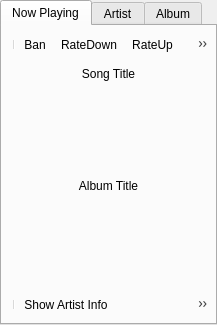
<ui version="4.0" >
 <class>Info</class>
 <widget class="QWidget" name="Info" >
  <property name="geometry" >
   <rect>
    <x>0</x>
    <y>0</y>
    <width>217</width>
    <height>325</height>
   </rect>
  </property>
  <property name="windowTitle" >
   <string>Info</string>
  </property>
  <layout class="QVBoxLayout" >
   <property name="spacing" >
    <number>0</number>
   </property>
   <property name="leftMargin" >
    <number>0</number>
   </property>
   <property name="topMargin" >
    <number>0</number>
   </property>
   <property name="rightMargin" >
    <number>0</number>
   </property>
   <property name="bottomMargin" >
    <number>0</number>
   </property>
   <item>
    <widget class="QTabWidget" name="tabWidget" >
     <property name="currentIndex" >
      <number>0</number>
     </property>
     <widget class="QWidget" name="tab" >
      <attribute name="title" >
       <string>Now Playing</string>
      </attribute>
      <layout class="QVBoxLayout" >
       <property name="spacing" >
        <number>4</number>
       </property>
       <property name="leftMargin" >
        <number>4</number>
       </property>
       <property name="topMargin" >
        <number>4</number>
       </property>
       <property name="rightMargin" >
        <number>4</number>
       </property>
       <property name="bottomMargin" >
        <number>4</number>
       </property>
       <item>
        <widget class="QToolBar" name="col_toolbar" >
         <addaction name="separator" />
         <addaction name="actionBan" />
         <addaction name="actionRateDown" />
         <addaction name="actionRateUp" />
         <addaction name="actionLoveIt" />
        </widget>
       </item>
       <item>
        <layout class="QHBoxLayout" >
         <property name="spacing" >
          <number>0</number>
         </property>
         <property name="leftMargin" >
          <number>0</number>
         </property>
         <property name="topMargin" >
          <number>0</number>
         </property>
         <property name="rightMargin" >
          <number>0</number>
         </property>
         <property name="bottomMargin" >
          <number>0</number>
         </property>
         <item>
          <spacer>
           <property name="orientation" >
            <enum>Qt::Horizontal</enum>
           </property>
           <property name="sizeHint" >
            <size>
             <width>1</width>
             <height>1</height>
            </size>
           </property>
          </spacer>
         </item>
         <item>
          <widget class="QFrame" name="frame_0" >
           <property name="sizePolicy" >
            <sizepolicy vsizetype="MinimumExpanding" hsizetype="MinimumExpanding" >
             <horstretch>0</horstretch>
             <verstretch>0</verstretch>
            </sizepolicy>
           </property>
           <property name="minimumSize" >
            <size>
             <width>0</width>
             <height>0</height>
            </size>
           </property>
           <property name="frameShape" >
            <enum>QFrame::NoFrame</enum>
           </property>
           <property name="frameShadow" >
            <enum>QFrame::Raised</enum>
           </property>
           <layout class="QVBoxLayout" >
            <property name="spacing" >
             <number>0</number>
            </property>
            <property name="leftMargin" >
             <number>0</number>
            </property>
            <property name="topMargin" >
             <number>0</number>
            </property>
            <property name="rightMargin" >
             <number>0</number>
            </property>
            <property name="bottomMargin" >
             <number>0</number>
            </property>
            <item>
             <widget class="QFrame" name="frame_3" >
              <property name="sizePolicy" >
               <sizepolicy vsizetype="Maximum" hsizetype="MinimumExpanding" >
                <horstretch>0</horstretch>
                <verstretch>0</verstretch>
               </sizepolicy>
              </property>
              <property name="minimumSize" >
               <size>
                <width>0</width>
                <height>0</height>
               </size>
              </property>
              <property name="frameShape" >
               <enum>QFrame::NoFrame</enum>
              </property>
              <property name="frameShadow" >
               <enum>QFrame::Raised</enum>
              </property>
              <layout class="QVBoxLayout" >
               <property name="spacing" >
                <number>0</number>
               </property>
               <property name="leftMargin" >
                <number>4</number>
               </property>
               <property name="topMargin" >
                <number>4</number>
               </property>
               <property name="rightMargin" >
                <number>4</number>
               </property>
               <property name="bottomMargin" >
                <number>4</number>
               </property>
               <item>
                <widget class="QLabel" name="label_so1" >
                 <property name="sizePolicy" >
                  <sizepolicy vsizetype="Maximum" hsizetype="Preferred" >
                   <horstretch>0</horstretch>
                   <verstretch>0</verstretch>
                  </sizepolicy>
                 </property>
                 <property name="text" >
                  <string>Song Title</string>
                 </property>
                 <property name="alignment" >
                  <set>Qt::AlignCenter</set>
                 </property>
                </widget>
               </item>
               <item>
                <widget class="StarEditor" native="1" name="songRating" />
               </item>
              </layout>
             </widget>
            </item>
            <item>
             <widget class="QFrame" name="frame_2" >
              <property name="sizePolicy" >
               <sizepolicy vsizetype="MinimumExpanding" hsizetype="MinimumExpanding" >
                <horstretch>0</horstretch>
                <verstretch>0</verstretch>
               </sizepolicy>
              </property>
              <property name="minimumSize" >
               <size>
                <width>0</width>
                <height>0</height>
               </size>
              </property>
              <property name="frameShape" >
               <enum>QFrame::NoFrame</enum>
              </property>
              <property name="frameShadow" >
               <enum>QFrame::Raised</enum>
              </property>
              <layout class="QVBoxLayout" >
               <property name="spacing" >
                <number>0</number>
               </property>
               <property name="leftMargin" >
                <number>0</number>
               </property>
               <property name="topMargin" >
                <number>0</number>
               </property>
               <property name="rightMargin" >
                <number>0</number>
               </property>
               <property name="bottomMargin" >
                <number>0</number>
               </property>
               <item>
                <widget class="QLabel" name="label_al0" >
                 <property name="sizePolicy" >
                  <sizepolicy vsizetype="Fixed" hsizetype="Fixed" >
                   <horstretch>0</horstretch>
                   <verstretch>0</verstretch>
                  </sizepolicy>
                 </property>
                 <property name="minimumSize" >
                  <size>
                   <width>64</width>
                   <height>64</height>
                  </size>
                 </property>
                 <property name="maximumSize" >
                  <size>
                   <width>65535</width>
                   <height>65535</height>
                  </size>
                 </property>
                 <property name="text" >
                  <string/>
                 </property>
                 <property name="pixmap" >
                  <pixmap resource="resource.qrc" >:/icons/def_album.png</pixmap>
                 </property>
                 <property name="scaledContents" >
                  <bool>true</bool>
                 </property>
                 <property name="alignment" >
                  <set>Qt::AlignCenter</set>
                 </property>
                </widget>
               </item>
              </layout>
             </widget>
            </item>
            <item>
             <widget class="QFrame" name="frame_5" >
              <property name="sizePolicy" >
               <sizepolicy vsizetype="Maximum" hsizetype="Preferred" >
                <horstretch>0</horstretch>
                <verstretch>0</verstretch>
               </sizepolicy>
              </property>
              <property name="frameShape" >
               <enum>QFrame::NoFrame</enum>
              </property>
              <property name="frameShadow" >
               <enum>QFrame::Raised</enum>
              </property>
              <layout class="QVBoxLayout" >
               <property name="spacing" >
                <number>0</number>
               </property>
               <property name="leftMargin" >
                <number>4</number>
               </property>
               <property name="topMargin" >
                <number>4</number>
               </property>
               <property name="rightMargin" >
                <number>4</number>
               </property>
               <property name="bottomMargin" >
                <number>4</number>
               </property>
               <item>
                <widget class="QLabel" name="label_al1" >
                 <property name="sizePolicy" >
                  <sizepolicy vsizetype="Maximum" hsizetype="Preferred" >
                   <horstretch>0</horstretch>
                   <verstretch>0</verstretch>
                  </sizepolicy>
                 </property>
                 <property name="text" >
                  <string>Album Title</string>
                 </property>
                 <property name="alignment" >
                  <set>Qt::AlignCenter</set>
                 </property>
                </widget>
               </item>
               <item>
                <widget class="StarEditor" native="1" name="albumRating" />
               </item>
              </layout>
             </widget>
            </item>
            <item>
             <spacer>
              <property name="orientation" >
               <enum>Qt::Vertical</enum>
              </property>
              <property name="sizeType" >
               <enum>QSizePolicy::MinimumExpanding</enum>
              </property>
              <property name="sizeHint" >
               <size>
                <width>1</width>
                <height>1</height>
               </size>
              </property>
             </spacer>
            </item>
           </layout>
          </widget>
         </item>
         <item>
          <spacer>
           <property name="orientation" >
            <enum>Qt::Horizontal</enum>
           </property>
           <property name="sizeType" >
            <enum>QSizePolicy::MinimumExpanding</enum>
           </property>
           <property name="sizeHint" >
            <size>
             <width>1</width>
             <height>1</height>
            </size>
           </property>
          </spacer>
         </item>
        </layout>
       </item>
       <item>
        <widget class="QToolBar" name="col_toolbar2" >
         <addaction name="separator" />
         <addaction name="actionShowArtistInfo" />
         <addaction name="actionShowAlbumInfo" />
         <addaction name="actionShowLyrics" />
        </widget>
       </item>
      </layout>
     </widget>
     <widget class="QWidget" name="tab_2" >
      <attribute name="title" >
       <string>Artist</string>
      </attribute>
      <layout class="QVBoxLayout" >
       <property name="spacing" >
        <number>4</number>
       </property>
       <property name="leftMargin" >
        <number>4</number>
       </property>
       <property name="topMargin" >
        <number>4</number>
       </property>
       <property name="rightMargin" >
        <number>4</number>
       </property>
       <property name="bottomMargin" >
        <number>4</number>
       </property>
       <item>
        <widget class="QTextBrowser" name="textEdit" >
         <property name="autoFormatting" >
          <set>QTextEdit::AutoAll</set>
         </property>
         <property name="readOnly" >
          <bool>true</bool>
         </property>
         <property name="openExternalLinks" >
          <bool>true</bool>
         </property>
        </widget>
       </item>
      </layout>
     </widget>
     <widget class="QWidget" name="tab_3" >
      <attribute name="title" >
       <string>Album</string>
      </attribute>
      <layout class="QVBoxLayout" >
       <property name="spacing" >
        <number>4</number>
       </property>
       <property name="leftMargin" >
        <number>4</number>
       </property>
       <property name="topMargin" >
        <number>4</number>
       </property>
       <property name="rightMargin" >
        <number>4</number>
       </property>
       <property name="bottomMargin" >
        <number>4</number>
       </property>
       <item>
        <widget class="QTextBrowser" name="textEdit_2" >
         <property name="autoFormatting" >
          <set>QTextEdit::AutoAll</set>
         </property>
         <property name="readOnly" >
          <bool>true</bool>
         </property>
         <property name="openExternalLinks" >
          <bool>true</bool>
         </property>
        </widget>
       </item>
      </layout>
     </widget>
    </widget>
   </item>
  </layout>
  <action name="actionRateUp" >
   <property name="icon" >
    <iconset resource="resource.qrc" >:/icons/star.png</iconset>
   </property>
   <property name="text" >
    <string>RateUp</string>
   </property>
   <property name="toolTip" >
    <string>Rate Up</string>
   </property>
  </action>
  <action name="actionRateDown" >
   <property name="icon" >
    <iconset resource="resource.qrc" >:/icons/antistar.png</iconset>
   </property>
   <property name="text" >
    <string>RateDown</string>
   </property>
   <property name="toolTip" >
    <string>Rate Down</string>
   </property>
  </action>
  <action name="actionLoveIt" >
   <property name="icon" >
    <iconset resource="resource.qrc" >:/icons/heart.png</iconset>
   </property>
   <property name="text" >
    <string>LoveIt</string>
   </property>
  </action>
  <action name="actionBan" >
   <property name="icon" >
    <iconset resource="resource.qrc" >:/icons/deltab.png</iconset>
   </property>
   <property name="text" >
    <string>Ban</string>
   </property>
  </action>
  <action name="actionShowArtistInfo" >
   <property name="icon" >
    <iconset resource="resource.qrc" >:/icons/def_artist.png</iconset>
   </property>
   <property name="text" >
    <string>Show Artist Info</string>
   </property>
  </action>
  <action name="actionShowAlbumInfo" >
   <property name="icon" >
    <iconset resource="resource.qrc" >:/icons/def_album.png</iconset>
   </property>
   <property name="text" >
    <string>Show Album Info</string>
   </property>
  </action>
  <action name="actionShowLyrics" >
   <property name="icon" >
    <iconset resource="resource.qrc" >:/icons/def_song.png</iconset>
   </property>
   <property name="text" >
    <string>Show Lyrics</string>
   </property>
  </action>
 </widget>
 <customwidgets>
  <customwidget>
   <class>StarEditor</class>
   <extends>QWidget</extends>
   <header>stareditor.h</header>
   <container>1</container>
  </customwidget>
 </customwidgets>
 <resources>
  <include location="resource.qrc" />
 </resources>
 <connections>
  <connection>
   <sender>tabWidget</sender>
   <signal>currentChanged(int)</signal>
   <receiver>Info</receiver>
   <slot>tabChanged(int)</slot>
   <hints>
    <hint type="sourcelabel" >
     <x>161</x>
     <y>191</y>
    </hint>
    <hint type="destinationlabel" >
     <x>161</x>
     <y>191</y>
    </hint>
   </hints>
  </connection>
  <connection>
   <sender>actionBan</sender>
   <signal>triggered()</signal>
   <receiver>Info</receiver>
   <slot>slot_ban()</slot>
   <hints>
    <hint type="sourcelabel" >
     <x>-1</x>
     <y>-1</y>
    </hint>
    <hint type="destinationlabel" >
     <x>112</x>
     <y>126</y>
    </hint>
   </hints>
  </connection>
  <connection>
   <sender>actionLoveIt</sender>
   <signal>triggered()</signal>
   <receiver>Info</receiver>
   <slot>slot_loveIt()</slot>
   <hints>
    <hint type="sourcelabel" >
     <x>-1</x>
     <y>-1</y>
    </hint>
    <hint type="destinationlabel" >
     <x>112</x>
     <y>126</y>
    </hint>
   </hints>
  </connection>
  <connection>
   <sender>actionRateDown</sender>
   <signal>triggered()</signal>
   <receiver>Info</receiver>
   <slot>slot_rateDown()</slot>
   <hints>
    <hint type="sourcelabel" >
     <x>-1</x>
     <y>-1</y>
    </hint>
    <hint type="destinationlabel" >
     <x>112</x>
     <y>126</y>
    </hint>
   </hints>
  </connection>
  <connection>
   <sender>actionRateUp</sender>
   <signal>triggered()</signal>
   <receiver>Info</receiver>
   <slot>slot_rateUp()</slot>
   <hints>
    <hint type="sourcelabel" >
     <x>-1</x>
     <y>-1</y>
    </hint>
    <hint type="destinationlabel" >
     <x>112</x>
     <y>126</y>
    </hint>
   </hints>
  </connection>
  <connection>
   <sender>actionShowArtistInfo</sender>
   <signal>triggered()</signal>
   <receiver>Info</receiver>
   <slot>showArtist()</slot>
   <hints>
    <hint type="sourcelabel" >
     <x>-1</x>
     <y>-1</y>
    </hint>
    <hint type="destinationlabel" >
     <x>108</x>
     <y>162</y>
    </hint>
   </hints>
  </connection>
  <connection>
   <sender>actionShowAlbumInfo</sender>
   <signal>triggered()</signal>
   <receiver>Info</receiver>
   <slot>showAlbum()</slot>
   <hints>
    <hint type="sourcelabel" >
     <x>-1</x>
     <y>-1</y>
    </hint>
    <hint type="destinationlabel" >
     <x>108</x>
     <y>162</y>
    </hint>
   </hints>
  </connection>
  <connection>
   <sender>actionShowLyrics</sender>
   <signal>triggered()</signal>
   <receiver>Info</receiver>
   <slot>showLyric()</slot>
   <hints>
    <hint type="sourcelabel" >
     <x>-1</x>
     <y>-1</y>
    </hint>
    <hint type="destinationlabel" >
     <x>108</x>
     <y>162</y>
    </hint>
   </hints>
  </connection>
 </connections>
</ui>
